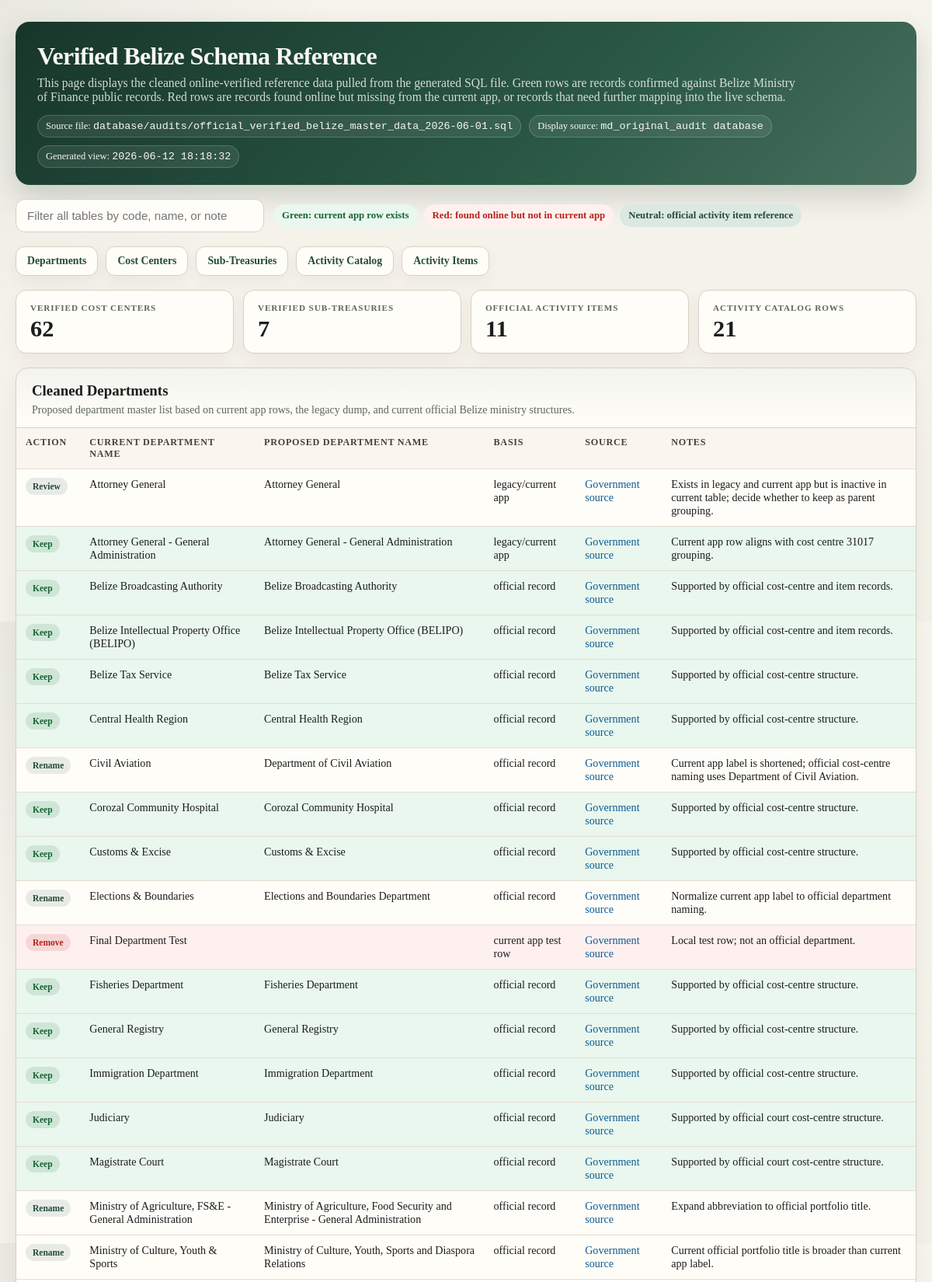
Page /newSchema.php (upper part) on the committed database.
### tables this page shows
CREATE TABLE official_cleaned_departments (
    current_department_name VARCHAR(191) NOT NULL PRIMARY KEY,
    proposed_department_name VARCHAR(191) DEFAULT NULL,
    action_type VARCHAR(30) NOT NULL,
    source_basis VARCHAR(100) NOT NULL,
    source_url VARCHAR(500) DEFAULT NULL,
    notes VARCHAR(255) DEFAULT NULL
);

### newSchema.php (the view, shortened to what this page needs)
<?php
function h(?string $value): string
{
    return htmlspecialchars((string) $value, ENT_QUOTES, 'UTF-8');
}
$sqlPath = __DIR__ . '/database/audits/official_verified_belize_master_data_2026-06-01.sql';
$sqlContent = is_file($sqlPath) ? (string) file_get_contents($sqlPath) : '';
$costCenters = [];
$subTreasuries = [];
$activities = [];
$departments = [];
$activityCatalog = [];
$dataSource = 'SQL file';
try {
    $refDsn = 'mysql:host=' . ENV_DB_HOST . ';dbname=md_original_audit;charset=utf8mb4';
    $refPdo = new PDO(
        $refDsn,
        ENV_DB_USER,
        ENV_DB_PASS,
        [
            PDO::ATTR_ERRMODE => PDO::ERRMODE_EXCEPTION,
            PDO::ATTR_DEFAULT_FETCH_MODE => PDO::FETCH_ASSOC,
            PDO::ATTR_EMULATE_PREPARES => false,
        ]
    );
    $costCenters = $refPdo->query('SELECT * FROM official_verified_cost_centers ORDER BY CAST(cost_center_code AS UNSIGNED), cost_center_code')->fetchAll();
    $subTreasuries = $refPdo->query('SELECT * FROM official_verified_sub_treasuries ORDER BY CAST(sub_treasury_cost_center_code AS UNSIGNED), sub_treasury_cost_center_code')->fetchAll();
    $activities = $refPdo->query('SELECT * FROM official_verified_activity_items ORDER BY CAST(official_item_code AS UNSIGNED), official_item_code')->fetchAll();
    $departments = $refPdo->query('SELECT * FROM official_cleaned_departments ORDER BY current_department_name')->fetchAll();
    $activityCatalog = $refPdo->query('SELECT * FROM official_cost_center_activity_catalog ORDER BY CAST(cost_center_code AS UNSIGNED), CAST(official_item_code AS UNSIGNED), official_item_code')->fetchAll();
    $dataSource = 'md_original_audit database';
} catch (Throwable $e) {
    $costCenters = $sqlContent !== '' ? parseReferenceTable($sqlContent, 'official_verified_cost_centers') : [];
    $subTreasuries = $sqlContent !== '' ? parseReferenceTable($sqlContent, 'official_verified_sub_treasuries') : [];
    $activities = $sqlContent !== '' ? parseReferenceTable($sqlContent, 'official_verified_activity_items') : [];
    $departments = $sqlContent !== '' ? parseReferenceTable($sqlContent, 'official_cleaned_departments') : [];
    $activityCatalog = $sqlContent !== '' ? parseReferenceTable($sqlContent, 'official_cost_center_activity_catalog') : [];
}
$generatedAt = date('Y-m-d H:i:s');
?>
<!doctype html>
<html lang="en">
<head>
</head>
<body>
  <div class="page">
    <section class="hero">
      <h1>Verified Belize Schema Reference</h1>
      <p>This page displays the cleaned online-verified reference data pulled from the generated SQL file. Green rows are records confirmed against Belize Ministry of Finance public records. Red rows are records found online but missing from the current app, or records that need further mapping into the live schema.</p>
      <div class="meta">
        <span class="chip">Source file: <span class="mono">database/audits/official_verified_belize_master_data_2026-06-01.sql</span></span>
        <span class="chip">Display source: <span class="mono"><?= h($dataSource) ?></span></span>
        <span class="chip">Generated view: <span class="mono"><?= h($generatedAt) ?></span></span>
      </div>
    </section>
    <div class="toolbar">
      <input id="globalSearch" class="search" type="search" placeholder="Filter all tables by code, name, or note">
      <div class="legend">
        <span class="tag good">Green: current app row exists</span>
        <span class="tag bad">Red: found online but not in current app</span>
        <span class="tag neutral">Neutral: official activity item reference</span>
      </div>
    </div>
    <nav class="section-links">
      <a class="section-link" href="#departments">Departments</a>
      <a class="section-link" href="#cost-centers">Cost Centers</a>
      <a class="section-link" href="#sub-treasuries">Sub-Treasuries</a>
      <a class="section-link" href="#activity-catalog">Activity Catalog</a>
      <a class="section-link" href="#activities">Activity Items</a>
    </nav>
    <section class="stats">
      <div class="stat">
        <div class="label">Verified Cost Centers</div>
        <div class="value"><?= count($costCenters) ?></div>
      </div>
      <div class="stat">
        <div class="label">Verified Sub-Treasuries</div>
        <div class="value"><?= count($subTreasuries) ?></div>
      </div>
      <div class="stat">
        <div class="label">Official Activity Items</div>
        <div class="value"><?= count($activities) ?></div>
      </div>
      <div class="stat">
        <div class="label">Activity Catalog Rows</div>
        <div class="value">
          <?= count($activityCatalog) ?>
        </div>
      </div>
    </section>
    <section class="section" data-section id="departments">
      <div class="section-header">
        <div>
          <h2>Cleaned Departments</h2>
          <p>Proposed department master list based on current app rows, the legacy dump, and current official Belize ministry structures.</p>
        </div>
      </div>
      <?php if ($departments === []): ?>
        <div class="empty">The SQL reference file could not be read or did not contain `official_cleaned_departments` data.</div>
      <?php else: ?>
        <div class="table-wrap">
          <table>
            <thead>
              <tr>
                <th>Action</th>
                <th>Current Department Name</th>
                <th>Proposed Department Name</th>
                <th>Basis</th>
                <th>Source</th>
                <th>Notes</th>
              </tr>
            </thead>
            <tbody>
              <?php foreach ($departments as $row): ?>
                <?php
                  $action = $row['action_type'];
                  $rowClass = $action === 'remove' ? 'bad-row' : ($action === 'keep' ? 'good-row' : '');
                  $pillClass = $action === 'remove' ? 'bad' : ($action === 'keep' ? 'good' : 'neutral');
                ?>
                <tr class="<?= $rowClass ?>" data-filter-row>
                  <td><span class="status-pill <?= $pillClass ?>"><?= h(ucfirst($action)) ?></span></td>
                  <td><?= h($row['current_department_name']) ?></td>
                  <td><?= h($row['proposed_department_name'] !== '' ? $row['proposed_department_name'] : '—') ?></td>
                  <td><?= h($row['source_basis']) ?></td>
                  <td>
                    <?php if ($row['source_url'] !== ''): ?>
                      <a href="<?= h($row['source_url']) ?>" target="_blank" rel="noreferrer">Government source</a>
                    <?php else: ?>
                      —
                    <?php endif; ?>
                  </td>
                  <td><?= h($row['notes']) ?></td>
                </tr>
              <?php endforeach; ?>
            </tbody>
          </table>
        </div>
      <?php endif; ?>
    </section>
  </div>
</body>
</html>

### newSchema.php (style rules this page uses)
:root { --bg: #f3f0e8; --panel: #fffdf8; --ink: #1b1d1b; --muted: #5e665d; --line: #d9d0c1; --good-bg: #e9f7ee; --good-ink: #166534; --bad-bg: #fff0f0; --bad-ink: #b42318; --accent: #244c3b; --accent-soft: #dce8e2; }
* { box-sizing: border-box; }
body { margin: 0; font-family: Georgia, "Times New Roman", serif; background: radial-gradient(circle at top left, rgba(36, 76, 59, .07), transparent 30%), linear-gradient(180deg, #f7f4ed 0%, var(--bg) 100%); color: var(--ink); }
.page { max-width: 1480px; margin: 0 auto; padding: 28px 20px 40px; }
.hero { background: linear-gradient(135deg, #17362a 0%, #2b5a46 65%, #496f5e 100%); color: #f8f7f2; border-radius: 18px; padding: 28px 28px 22px; box-shadow: 0 16px 36px rgba(23, 54, 42, .18); margin-bottom: 18px; }
.hero h1 { margin: 0 0 8px; font-size: 2rem; line-height: 1.05; letter-spacing: -.02em; }
.hero p { margin: 0; max-width: 980px; color: rgba(248, 247, 242, .84); font-size: .98rem; }
.meta { margin-top: 14px; display: flex; gap: 10px; flex-wrap: wrap; font-size: .78rem; }
.chip { border: 1px solid rgba(255,255,255,.18); padding: 6px 10px; border-radius: 999px; background: rgba(255,255,255,.08); }
.toolbar { display: flex; gap: 12px; flex-wrap: wrap; align-items: center; margin: 0 0 18px; }
.search { flex: 1 1 280px; max-width: 320px; background: var(--panel); border: 1px solid var(--line); border-radius: 12px; padding: 12px 14px; font-size: .95rem; }
.legend { display: flex; gap: 8px; flex-wrap: wrap; }
.section-links { display: flex; gap: 10px; flex-wrap: wrap; margin: 0 0 18px; }
.section-link { display: inline-flex; align-items: center; gap: .45rem; padding: 10px 14px; border-radius: 12px; background: var(--panel); border: 1px solid var(--line); color: var(--accent); font-size: .86rem; font-weight: 700; box-shadow: 0 8px 18px rgba(70, 63, 51, .05); }
.legend .tag { border-radius: 999px; padding: 7px 11px; font-size: .8rem; font-weight: 700; }
.tag.good { background: var(--good-bg); color: var(--good-ink); }
.tag.bad { background: var(--bad-bg); color: var(--bad-ink); }
.tag.neutral { background: var(--accent-soft); color: var(--accent); }
.stats { display: grid; grid-template-columns: repeat(auto-fit, minmax(210px, 1fr)); gap: 12px; margin-bottom: 18px; }
.stat { background: var(--panel); border: 1px solid var(--line); border-radius: 14px; padding: 16px 18px; box-shadow: 0 8px 20px rgba(70, 63, 51, .05); }
.stat .label { color: var(--muted); text-transform: uppercase; letter-spacing: .08em; font-size: .7rem; margin-bottom: 6px; font-weight: 700; }
.stat .value { font-size: 1.9rem; font-weight: 700; line-height: 1; }
.section { background: var(--panel); border: 1px solid var(--line); border-radius: 16px; overflow: hidden; margin-bottom: 18px; box-shadow: 0 10px 24px rgba(70, 63, 51, .06); }
.section-header { display: flex; gap: 10px; justify-content: space-between; align-items: end; flex-wrap: wrap; padding: 18px 20px 14px; border-bottom: 1px solid var(--line); background: linear-gradient(180deg, rgba(36, 76, 59, .05), rgba(36, 76, 59, 0)); }
.section-header h2 { margin: 0 0 5px; font-size: 1.18rem; }
.section-header p { margin: 0; color: var(--muted); font-size: .88rem; }
.table-wrap { overflow: auto; }
table { width: 100%; border-collapse: collapse; min-width: 980px; }
th, td { padding: 11px 12px; border-bottom: 1px solid #e6ddcf; text-align: left; vertical-align: top; font-size: .88rem; }
th { position: sticky; top: 0; background: #faf6ef; z-index: 1; color: #493f35; font-size: .76rem; text-transform: uppercase; letter-spacing: .06em; }
tr.good-row { background: var(--good-bg); }
tr.bad-row { background: var(--bad-bg); }
.status-pill { display: inline-block; border-radius: 999px; padding: 5px 9px; font-size: .72rem; font-weight: 700; white-space: nowrap; }
.status-pill.good { background: rgba(22, 101, 52, .12); color: var(--good-ink); }
.status-pill.bad { background: rgba(180, 35, 24, .12); color: var(--bad-ink); }
.status-pill.neutral { background: rgba(36, 76, 59, .1); color: var(--accent); }
.mono { font-family: Consolas, "Courier New", monospace; font-size: .84rem; }
a { color: #0d5b93; text-decoration: none; }

### rows in the picture
official_cleaned_departments: action_type "Review", current_department_name "Attorney General", proposed_department_name "Attorney General", source_basis "legacy/current app", notes "Exists in legacy and current app but is inactive in current table; decide whether to keep as parent grouping."
official_cleaned_departments: action_type "Keep", current_department_name "Attorney General - General Administration", proposed_department_name "Attorney General - General Administration", source_basis "legacy/current app", notes "Current app row aligns with cost centre 31017 grouping."
official_cleaned_departments: action_type "Keep", current_department_name "Belize Broadcasting Authority", proposed_department_name "Belize Broadcasting Authority", source_basis "official record", notes "Supported by official cost-centre and item records."
official_cleaned_departments: action_type "Keep", current_department_name "Belize Intellectual Property Office (BELIPO)", proposed_department_name "Belize Intellectual Property Office (BELIPO)", source_basis "official record", notes "Supported by official cost-centre and item records."
official_cleaned_departments: action_type "Keep", current_department_name "Belize Tax Service", proposed_department_name "Belize Tax Service", source_basis "official record", notes "Supported by official cost-centre structure."
official_cleaned_departments: action_type "Keep", current_department_name "Central Health Region", proposed_department_name "Central Health Region", source_basis "official record", notes "Supported by official cost-centre structure."
official_cleaned_departments: action_type "Rename", current_department_name "Civil Aviation", proposed_department_name "Department of Civil Aviation", source_basis "official record", notes "Current app label is shortened; official cost-centre naming uses Department of Civil Aviation."
official_cleaned_departments: action_type "Keep", current_department_name "Corozal Community Hospital", proposed_department_name "Corozal Community Hospital", source_basis "official record", notes "Supported by official cost-centre structure."
official_cleaned_departments: action_type "Keep", current_department_name "Customs & Excise", proposed_department_name "Customs & Excise", source_basis "official record", notes "Supported by official cost-centre structure."
official_cleaned_departments: action_type "Rename", current_department_name "Elections & Boundaries", proposed_department_name "Elections and Boundaries Department", source_basis "official record", notes "Normalize current app label to official department naming."
official_cleaned_departments: action_type "Remove", current_department_name "Final Department Test", source_basis "current app test row", notes "Local test row; not an official department."
official_cleaned_departments: action_type "Keep", current_department_name "Fisheries Department", proposed_department_name "Fisheries Department", source_basis "official record", notes "Supported by official cost-centre structure."
official_cleaned_departments: action_type "Keep", current_department_name "General Registry", proposed_department_name "General Registry", source_basis "official record", notes "Supported by official cost-centre structure."
official_cleaned_departments: action_type "Keep", current_department_name "Immigration Department", proposed_department_name "Immigration Department", source_basis "official record", notes "Supported by official cost-centre structure."
official_cleaned_departments: action_type "Keep", current_department_name "Judiciary", proposed_department_name "Judiciary", source_basis "official record", notes "Supported by official court cost-centre structure."
official_cleaned_departments: action_type "Keep", current_department_name "Magistrate Court", proposed_department_name "Magistrate Court", source_basis "official record", notes "Supported by official court cost-centre structure."
official_cleaned_departments: action_type "Rename", current_department_name "Ministry of Agriculture, FS&E - General Administration", proposed_department_name "Ministry of Agriculture, Food Security and Enterprise - General Administration", source_basis "official record", notes "Expand abbreviation to official portfolio title."
official_cleaned_departments: action_type "Rename", current_department_name "Ministry of Culture, Youth & Sports", proposed_department_name "Ministry of Culture, Youth, Sports and Diaspora Relations", source_basis "official record", notes "Current official portfolio title is broader than current app label."

### other values in the picture
$dataSource "md_original_audit database"
count($costCenters) "62"
count($subTreasuries) "7"
count($activities) "11"
count($activityCatalog) "21"
